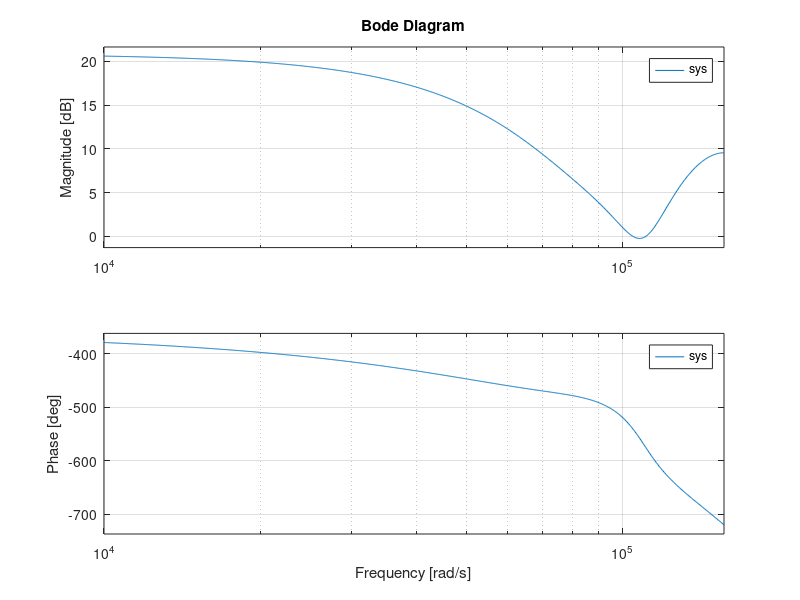

Here is the MATLAB script that generated this plot: (Note: this script raises an error after producing the figure.)
clear;
clc;

% initialize 1D array to store sinuisoid window of 4096 discrete points.
x = zeros(1, 4096);

%y(m) = b0 + b1*x(m-1) + b2*x(m-2) +  b3*x(m-3) + b4*x(m-4)


%% finding b value
b0 = mod(1,2) + 1;  %2
b1 = mod(2,3) + 1;  %3  
b2 = mod(3,4) + 1;  %4
b3 = mod(5,5) + 1;  %1
b4 = mod(0,6) + 1;  %1

%% Transfer function

sys = tf([b0 b1 b2 b3 b4],[1 0 0 0 0], 20e-6)   %initialize transfer function

figure(10);
bode(sys);


[z,p,k] = zpkdata(sys);     %finding zeros, poles, gain of tf

disp("gain: " + k);
z
p

figure(9)
pzplot(sys);    %ploting zero-pole plane

%% FIR filter in a window of 4096 discrete points
% initialize a window of 4096 discrete points
for i = 1:4096
    x(i) = sin(2*pi*i/4096);    % i/4096 represents the Fs
end

for n = 1:8 % inputting every nth point
    j = 1;
    H = [];
    for i = 5:n:4096
        H(j) = b0*x(i) + b1*x(i-1) + b2*x(i-2) + b3*x(i-3) + b4*x(i-4);
        j = j + 1;
    end
    
    figure(n);
    plot(H);
end

